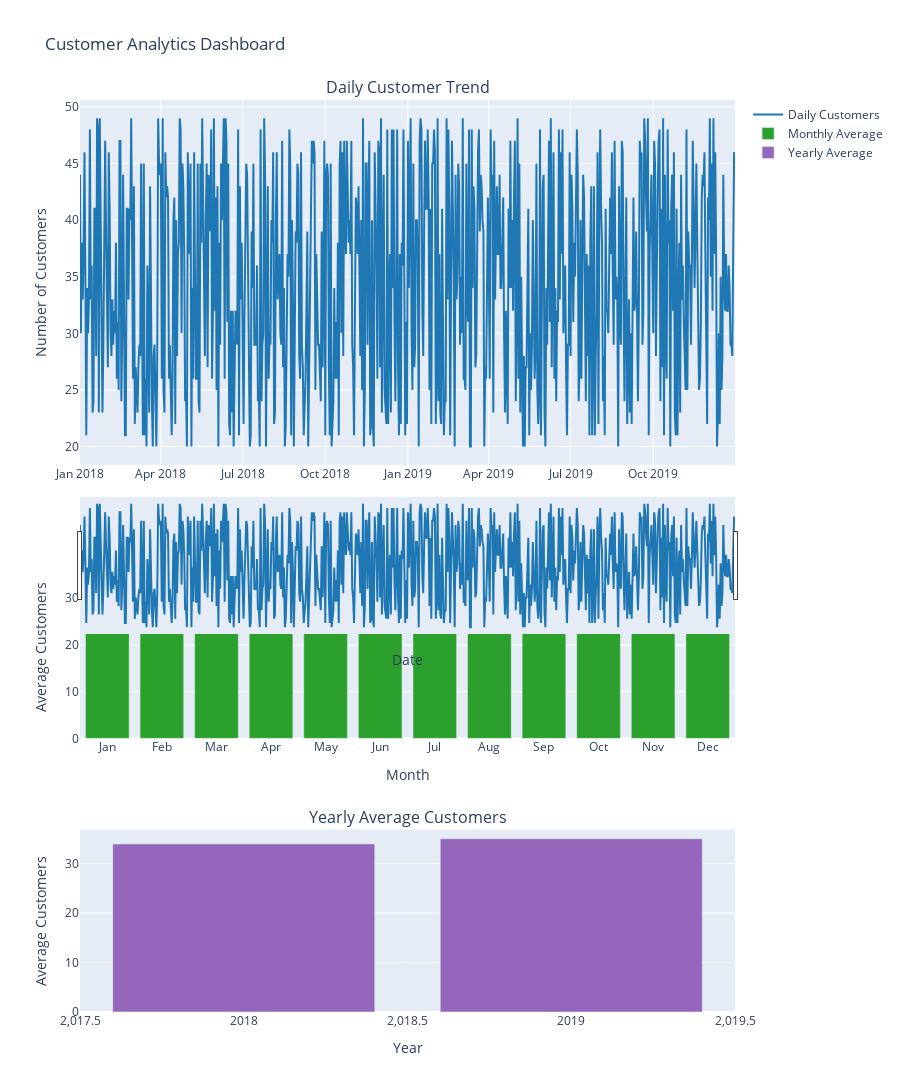

This figure's notebook cell:
### Code cell
dashboard_fig = create_dashboard(df)
dashboard_fig.show()

### Figure 1 — Plotly figure (JSON) as saved in the notebook; plotly's stock layout.template omitted (floating-point values rounded to 4 significant figures; data arrays with more than 128 entries replaced by an {"elided": "..."} marker saying what was removed)
{"data": [{"line": {"color": "#1f77b4"}, "mode": "lines", "name": "Daily Customers", "type": "scatter", "x": {"elided": "730 str values"}, "xaxis": "x", "y": {"elided": "730 int values"}, "yaxis": "y"}, {"marker": {"color": "#2ca02c"}, "name": "Monthly Average", "type": "bar", "x": ["Jan", "Feb", "Mar", "Apr", "May", "Jun", "Jul", "Aug", "Sep", "Oct", "Nov", "Dec"], "xaxis": "x2", "y": [37.08, 34.05, 32.71, 35.55, 33.65, 34.47, 33.24, 34.48, 34.6, 35.23, 35, 34.03], "yaxis": "y2"}, {"marker": {"color": "#9467bd"}, "name": "Yearly Average", "type": "bar", "x": [2018, 2019], "xaxis": "x3", "y": [33.98, 35.03], "yaxis": "y3"}], "layout": {"annotations": [{"font": {"size": 16}, "showarrow": false, "text": "Daily Customer Trend", "x": 0.5, "xanchor": "center", "xref": "paper", "y": 1, "yanchor": "bottom", "yref": "paper"}, {"font": {"size": 16}, "showarrow": false, "text": "Monthly Seasonality Pattern", "x": 0.5, "xanchor": "center", "xref": "paper", "y": 0.5, "yanchor": "bottom", "yref": "paper"}, {"font": {"size": 16}, "showarrow": false, "text": "Yearly Average Customers", "x": 0.5, "xanchor": "center", "xref": "paper", "y": 0.2, "yanchor": "bottom", "yref": "paper"}], "height": 1200, "hovermode": "x unified", "showlegend": true, "title": {"text": "Customer Analytics Dashboard"}, "xaxis": {"anchor": "y", "domain": [0, 1], "rangeslider": {"visible": true}, "title": {"text": "Date"}}, "xaxis2": {"anchor": "y2", "domain": [0, 1], "title": {"text": "Month"}}, "xaxis3": {"anchor": "y3", "domain": [0, 1], "title": {"text": "Year"}}, "yaxis": {"anchor": "x", "domain": [0.6, 1], "title": {"text": "Number of Customers"}}, "yaxis2": {"anchor": "x2", "domain": [0.3, 0.5], "title": {"text": "Average Customers"}}, "yaxis3": {"anchor": "x3", "domain": [0, 0.2], "title": {"text": "Average Customers"}}}}
